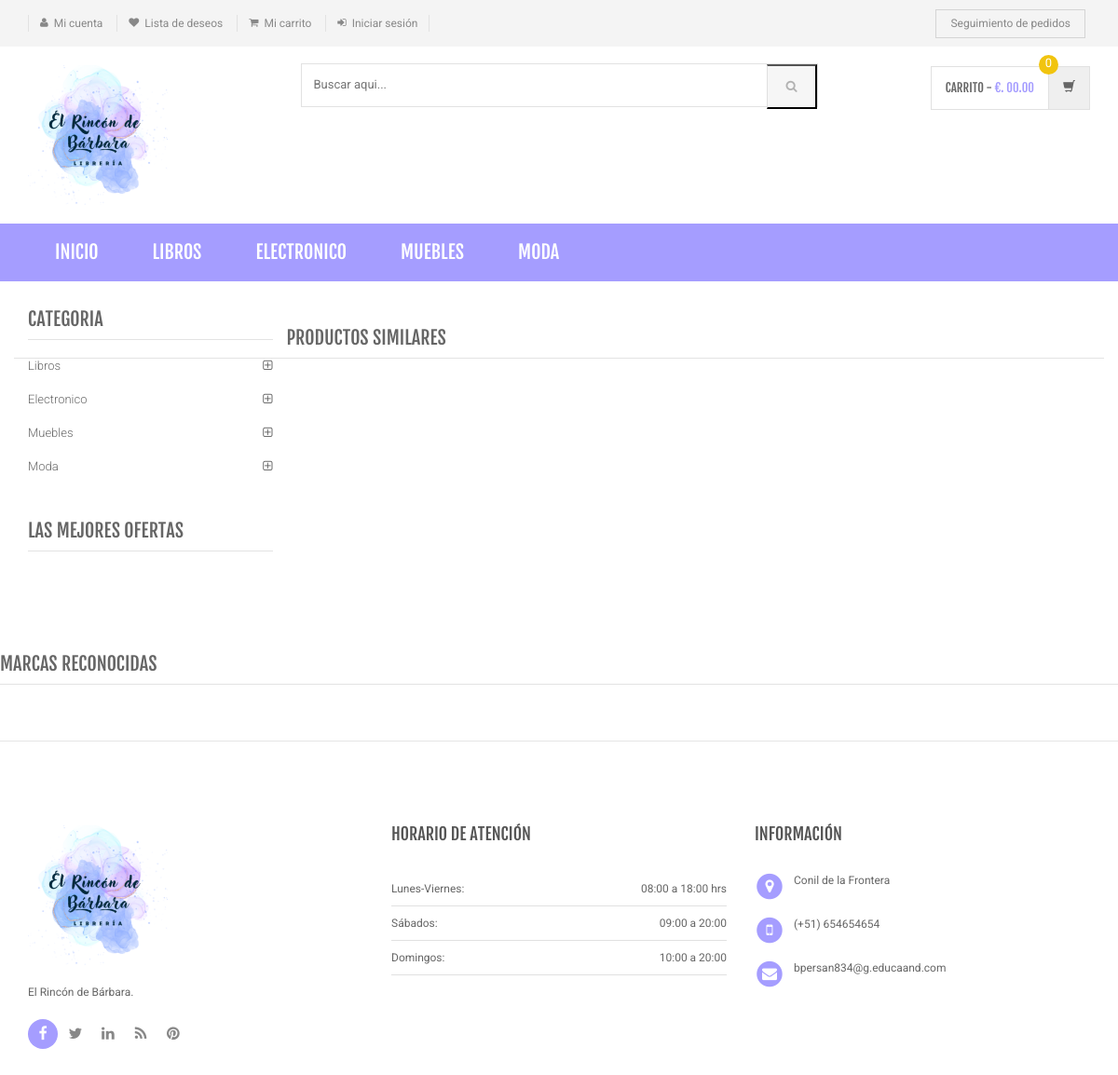
Page /product-details.php on the committed database.
### tables this page shows
CREATE TABLE `category` (
  `id` int(11) NOT NULL,
  `categoryName` varchar(255) DEFAULT NULL,
  `categoryDescription` longtext DEFAULT NULL,
  `creationDate` timestamp NOT NULL DEFAULT current_timestamp(),
  `updationDate` varchar(255) DEFAULT NULL
);

### product-details.php (the view, shortened to what this page needs)
<?php
include('includes/config.php');
?>
<!DOCTYPE html>
<html lang="es">
	<head>
	    <link rel="stylesheet" href="assets/css/bootstrap.min.css">
	    <link rel="stylesheet" href="assets/css/main.css">
	    <link rel="stylesheet" href="assets/css/green.css">
	    <link rel="stylesheet" href="assets/css/owl.carousel.css">
		<link rel="stylesheet" href="assets/css/owl.transitions.css">
		<link href="assets/css/lightbox.css" rel="stylesheet">
		<link rel="stylesheet" href="assets/css/animate.min.css">
		<link rel="stylesheet" href="assets/css/rateit.css">
		<link rel="stylesheet" href="assets/css/bootstrap-select.min.css">
		<link rel="stylesheet" href="assets/css/config.css">
		<link rel="stylesheet" href="assets/css/font-awesome.min.css">
	</head>
    <body class="cnt-home">
<header class="header-style-1">
<?php include('includes/top-header.php');?>
<?php include('includes/main-header.php');?>
<?php include('includes/menu-bar.php');?>
</header>
<div class="body-content outer-top-xs">
	<div class='container'>
		<div class='row single-product outer-bottom-sm '>
			<div class='col-md-3 sidebar'>
				<div class="sidebar-module-container">
<div class="sidebar-widget outer-bottom-xs wow fadeInUp">
	<h3 class="section-title">Categoria</h3>
	<div class="sidebar-widget-body m-t-10">
		<div class="accordion">
		            <?php $sql=mysqli_query($con,"select id,categoryName  from category");
while($row=mysqli_fetch_array($sql))
{
    ?>
	    	<div class="accordion-group">
	            <div class="accordion-heading">
	                <a href="category.php?cid=<?php echo $row['id'];?>"  class="accordion-toggle collapsed">
	                   <?php echo $row['categoryName'];?>
	                </a>
	            </div>
	        </div>
	        <?php } ?>
	    </div>
	</div>
</div>
<div class="sidebar-widget hot-deals wow fadeInUp">
	<h3 class="section-title">LAS MEJORES OFERTAS</h3>
</div>
				</div>
			</div>
<section class="section featured-product wow fadeInUp">
	<h3 class="section-title">Productos similares </h3>
</section>
			</div>
		</div>
<?php include('includes/brands-slider.php');?>
</div>
<?php include('includes/footer.php');?>
</body>
</html>

### includes/menu-bar.php (shortened to what this page needs)
<div class="header-nav animate-dropdown">
    <div class="container">
        <div class="yamm navbar navbar-default" role="navigation">
            <div class="nav-bg-class">
                <div class="navbar-collapse collapse" id="mc-horizontal-menu-collapse">
	<div class="nav-outer">
		<ul class="nav navbar-nav">
			<li class="active dropdown yamm-fw">
				<a href="index.php" data-hover="dropdown" class="dropdown-toggle">Inicio</a>
			</li>
              <?php $sql=mysqli_query($con,"select id,categoryName  from category limit 6");
while($row=mysqli_fetch_array($sql))
{
    ?>
			<li class="dropdown yamm">
				<a href="category.php?cid=<?php echo $row['id'];?>"> <?php echo $row['categoryName'];?></a>
			</li>
			<?php } ?>
		</ul>
		<div class="clearfix"></div>
	</div>
</div>
            </div>
        </div>
    </div>
</div>

### assets/css/green.css (style rules this page uses)
a { color: #a59dff; }
.header-style-1 .header-nav { background: #a59dff; }
.cnt-home .header-style-1 .header-nav .navbar .navbar-nav > li.active { background: #a59dff; }
.sidebar .sidebar-module-container .sidebar-widget .sidebar-widget-body .accordion .accordion-group .accordion-heading .accordion-toggle, .sidebar .sidebar-module-container .sidebar-widget .sidebar-widget-body .accordion .accordion-group .accordion-heading .accordion-toggle:hover, .sidebar .sidebar-module-container .sidebar-widget .sidebar-widget-body .accordion .accordion-group .accordion-heading .accordion-toggle:focus, .sidebar .sidebar-module-container .sidebar-widget .sidebar-widget-body .accordion .accordion-group .accordion-heading .accordion-toggle:after { color: #a59dff; }

### assets/css/lightbox.css (style rules this page uses)
body:after { content: url(../images/close.png) url(../images/loading.gif) url(../images/prev.png) url(../images/next.png); display: none; }

### rows in the picture
category: categoryName "LIBROS", categoryName "Libros"
category: categoryName "ELECTRONICO", categoryName "Electronico"
category: categoryName "MUEBLES", categoryName "Muebles"
category: categoryName "MODA", categoryName "Moda"
